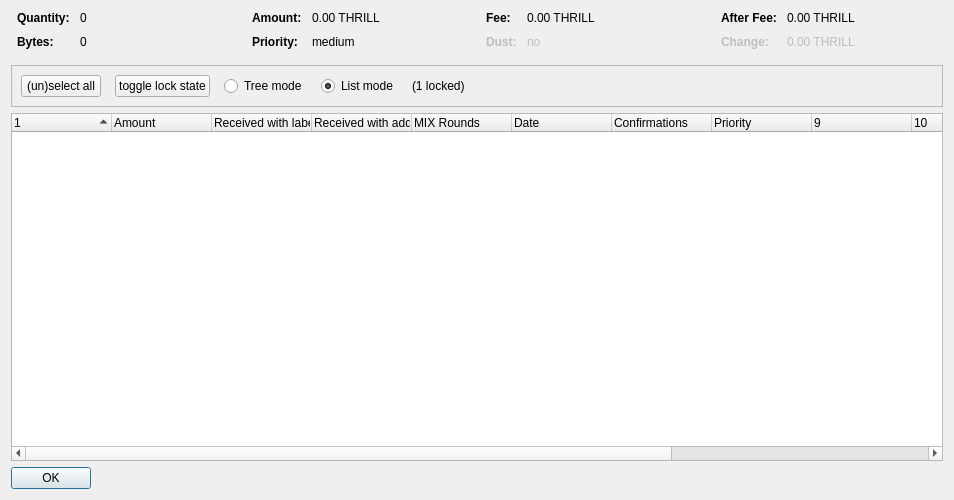
<?xml version="1.0" encoding="UTF-8"?>
<ui version="4.0">
 <class>CoinControlDialog</class>
 <widget class="QDialog" name="CoinControlDialog">
  <property name="geometry">
   <rect>
    <x>0</x>
    <y>0</y>
    <width>954</width>
    <height>500</height>
   </rect>
  </property>
  <property name="windowTitle">
   <string>Coin Selection</string>
  </property>
  <layout class="QVBoxLayout" name="verticalLayout">
   <item>
    <layout class="QHBoxLayout" name="horizontalLayoutTop" stretch="0,0,0,0">
     <property name="topMargin">
      <number>0</number>
     </property>
     <property name="bottomMargin">
      <number>10</number>
     </property>
     <item>
      <layout class="QFormLayout" name="formLayoutCoinControl1">
       <property name="horizontalSpacing">
        <number>10</number>
       </property>
       <property name="verticalSpacing">
        <number>10</number>
       </property>
       <property name="leftMargin">
        <number>6</number>
       </property>
       <property name="rightMargin">
        <number>6</number>
       </property>
       <item row="0" column="0">
        <widget class="QLabel" name="labelCoinControlQuantityText">
         <property name="font">
          <font>
           <weight>75</weight>
           <bold>true</bold>
          </font>
         </property>
         <property name="text">
          <string>Quantity:</string>
         </property>
        </widget>
       </item>
       <item row="0" column="1">
        <widget class="QLabel" name="labelCoinControlQuantity">
         <property name="cursor">
          <cursorShape>IBeamCursor</cursorShape>
         </property>
         <property name="contextMenuPolicy">
          <enum>Qt::ActionsContextMenu</enum>
         </property>
         <property name="text">
          <string notr="true">0</string>
         </property>
         <property name="textInteractionFlags">
          <set>Qt::LinksAccessibleByMouse|Qt::TextSelectableByKeyboard|Qt::TextSelectableByMouse</set>
         </property>
        </widget>
       </item>
       <item row="1" column="0">
        <widget class="QLabel" name="labelCoinControlBytesText">
         <property name="font">
          <font>
           <weight>75</weight>
           <bold>true</bold>
          </font>
         </property>
         <property name="text">
          <string>Bytes:</string>
         </property>
        </widget>
       </item>
       <item row="1" column="1">
        <widget class="QLabel" name="labelCoinControlBytes">
         <property name="cursor">
          <cursorShape>IBeamCursor</cursorShape>
         </property>
         <property name="contextMenuPolicy">
          <enum>Qt::ActionsContextMenu</enum>
         </property>
         <property name="text">
          <string notr="true">0</string>
         </property>
         <property name="textInteractionFlags">
          <set>Qt::LinksAccessibleByMouse|Qt::TextSelectableByKeyboard|Qt::TextSelectableByMouse</set>
         </property>
        </widget>
       </item>
      </layout>
     </item>
     <item>
      <layout class="QFormLayout" name="formLayoutCoinControl2">
       <property name="horizontalSpacing">
        <number>10</number>
       </property>
       <property name="verticalSpacing">
        <number>10</number>
       </property>
       <property name="leftMargin">
        <number>6</number>
       </property>
       <property name="rightMargin">
        <number>6</number>
       </property>
       <item row="0" column="0">
        <widget class="QLabel" name="labelCoinControlAmountText">
         <property name="font">
          <font>
           <weight>75</weight>
           <bold>true</bold>
          </font>
         </property>
         <property name="text">
          <string>Amount:</string>
         </property>
        </widget>
       </item>
       <item row="0" column="1">
        <widget class="QLabel" name="labelCoinControlAmount">
         <property name="cursor">
          <cursorShape>IBeamCursor</cursorShape>
         </property>
         <property name="contextMenuPolicy">
          <enum>Qt::ActionsContextMenu</enum>
         </property>
         <property name="text">
          <string notr="true">0.00 THRILL</string>
         </property>
         <property name="textInteractionFlags">
          <set>Qt::LinksAccessibleByMouse|Qt::TextSelectableByKeyboard|Qt::TextSelectableByMouse</set>
         </property>
        </widget>
       </item>
       <item row="1" column="0">
        <widget class="QLabel" name="labelCoinControlPriorityText">
         <property name="font">
          <font>
           <weight>75</weight>
           <bold>true</bold>
          </font>
         </property>
         <property name="text">
          <string>Priority:</string>
         </property>
        </widget>
       </item>
       <item row="1" column="1">
        <widget class="QLabel" name="labelCoinControlPriority">
         <property name="cursor">
          <cursorShape>IBeamCursor</cursorShape>
         </property>
         <property name="contextMenuPolicy">
          <enum>Qt::ActionsContextMenu</enum>
         </property>
         <property name="text">
          <string>medium</string>
         </property>
         <property name="textInteractionFlags">
          <set>Qt::LinksAccessibleByMouse|Qt::TextSelectableByKeyboard|Qt::TextSelectableByMouse</set>
         </property>
        </widget>
       </item>
      </layout>
     </item>
     <item>
      <layout class="QFormLayout" name="formLayoutCoinControl3">
       <property name="horizontalSpacing">
        <number>10</number>
       </property>
       <property name="verticalSpacing">
        <number>10</number>
       </property>
       <property name="leftMargin">
        <number>6</number>
       </property>
       <property name="rightMargin">
        <number>6</number>
       </property>
       <item row="0" column="0">
        <widget class="QLabel" name="labelCoinControlFeeText">
         <property name="font">
          <font>
           <weight>75</weight>
           <bold>true</bold>
          </font>
         </property>
         <property name="text">
          <string>Fee:</string>
         </property>
        </widget>
       </item>
       <item row="0" column="1">
        <widget class="QLabel" name="labelCoinControlFee">
         <property name="cursor">
          <cursorShape>IBeamCursor</cursorShape>
         </property>
         <property name="contextMenuPolicy">
          <enum>Qt::ActionsContextMenu</enum>
         </property>
         <property name="text">
          <string notr="true">0.00 THRILL</string>
         </property>
         <property name="textInteractionFlags">
          <set>Qt::LinksAccessibleByMouse|Qt::TextSelectableByKeyboard|Qt::TextSelectableByMouse</set>
         </property>
        </widget>
       </item>
       <item row="1" column="0">
        <widget class="QLabel" name="labelCoinControlLowOutputText">
         <property name="enabled">
          <bool>false</bool>
         </property>
         <property name="font">
          <font>
           <weight>75</weight>
           <bold>true</bold>
          </font>
         </property>
         <property name="text">
          <string>Dust:</string>
         </property>
        </widget>
       </item>
       <item row="1" column="1">
        <widget class="QLabel" name="labelCoinControlLowOutput">
         <property name="enabled">
          <bool>false</bool>
         </property>
         <property name="cursor">
          <cursorShape>IBeamCursor</cursorShape>
         </property>
         <property name="contextMenuPolicy">
          <enum>Qt::ActionsContextMenu</enum>
         </property>
         <property name="text">
          <string>no</string>
         </property>
         <property name="textInteractionFlags">
          <set>Qt::LinksAccessibleByMouse|Qt::TextSelectableByKeyboard|Qt::TextSelectableByMouse</set>
         </property>
        </widget>
       </item>
      </layout>
     </item>
     <item>
      <layout class="QFormLayout" name="formLayoutCoinControl4">
       <property name="horizontalSpacing">
        <number>10</number>
       </property>
       <property name="verticalSpacing">
        <number>10</number>
       </property>
       <property name="leftMargin">
        <number>6</number>
       </property>
       <property name="rightMargin">
        <number>6</number>
       </property>
       <item row="0" column="0">
        <widget class="QLabel" name="labelCoinControlAfterFeeText">
         <property name="font">
          <font>
           <weight>75</weight>
           <bold>true</bold>
          </font>
         </property>
         <property name="text">
          <string>After Fee:</string>
         </property>
        </widget>
       </item>
       <item row="0" column="1">
        <widget class="QLabel" name="labelCoinControlAfterFee">
         <property name="cursor">
          <cursorShape>IBeamCursor</cursorShape>
         </property>
         <property name="contextMenuPolicy">
          <enum>Qt::ActionsContextMenu</enum>
         </property>
         <property name="text">
          <string notr="true">0.00 THRILL</string>
         </property>
         <property name="textInteractionFlags">
          <set>Qt::LinksAccessibleByMouse|Qt::TextSelectableByKeyboard|Qt::TextSelectableByMouse</set>
         </property>
        </widget>
       </item>
       <item row="1" column="0">
        <widget class="QLabel" name="labelCoinControlChangeText">
         <property name="enabled">
          <bool>false</bool>
         </property>
         <property name="font">
          <font>
           <weight>75</weight>
           <bold>true</bold>
          </font>
         </property>
         <property name="text">
          <string>Change:</string>
         </property>
        </widget>
       </item>
       <item row="1" column="1">
        <widget class="QLabel" name="labelCoinControlChange">
         <property name="enabled">
          <bool>false</bool>
         </property>
         <property name="cursor">
          <cursorShape>IBeamCursor</cursorShape>
         </property>
         <property name="contextMenuPolicy">
          <enum>Qt::ActionsContextMenu</enum>
         </property>
         <property name="text">
          <string notr="true">0.00 THRILL</string>
         </property>
         <property name="textInteractionFlags">
          <set>Qt::LinksAccessibleByMouse|Qt::TextSelectableByKeyboard|Qt::TextSelectableByMouse</set>
         </property>
        </widget>
       </item>
      </layout>
     </item>
    </layout>
   </item>
   <item>
    <widget class="QFrame" name="frame">
     <property name="minimumSize">
      <size>
       <width>0</width>
       <height>40</height>
      </size>
     </property>
     <property name="frameShape">
      <enum>QFrame::StyledPanel</enum>
     </property>
     <property name="frameShadow">
      <enum>QFrame::Sunken</enum>
     </property>
     <layout class="QHBoxLayout" name="horizontalLayout">
      <item>
       <layout class="QHBoxLayout" name="horizontalLayoutPanel" stretch="0,0,0,0,0,0">
        <property name="spacing">
         <number>14</number>
        </property>
        <item>
         <widget class="QPushButton" name="pushButtonSelectAll">
          <property name="sizePolicy">
           <sizepolicy hsizetype="Maximum" vsizetype="Fixed">
            <horstretch>0</horstretch>
            <verstretch>0</verstretch>
           </sizepolicy>
          </property>
          <property name="text">
           <string>(un)select all</string>
          </property>
          <property name="autoDefault">
           <bool>false</bool>
          </property>
         </widget>
        </item>
        <item>
         <widget class="QPushButton" name="pushButtonToggleLock">
          <property name="sizePolicy">
           <sizepolicy hsizetype="Maximum" vsizetype="Fixed">
            <horstretch>0</horstretch>
            <verstretch>0</verstretch>
           </sizepolicy>
          </property>
          <property name="text">
           <string>toggle lock state</string>
          </property>
          <property name="autoDefault">
           <bool>false</bool>
          </property>
         </widget>
        </item>
        <item>
         <widget class="QRadioButton" name="radioTreeMode">
          <property name="sizePolicy">
           <sizepolicy hsizetype="Maximum" vsizetype="Fixed">
            <horstretch>0</horstretch>
            <verstretch>0</verstretch>
           </sizepolicy>
          </property>
          <property name="text">
           <string>Tree mode</string>
          </property>
         </widget>
        </item>
        <item>
         <widget class="QRadioButton" name="radioListMode">
          <property name="sizePolicy">
           <sizepolicy hsizetype="Maximum" vsizetype="Fixed">
            <horstretch>0</horstretch>
            <verstretch>0</verstretch>
           </sizepolicy>
          </property>
          <property name="text">
           <string>List mode</string>
          </property>
          <property name="checked">
           <bool>true</bool>
          </property>
         </widget>
        </item>
        <item>
         <widget class="QLabel" name="labelLocked">
          <property name="text">
           <string>(1 locked)</string>
          </property>
         </widget>
        </item>
        <item>
         <spacer name="horizontalSpacer">
          <property name="orientation">
           <enum>Qt::Horizontal</enum>
          </property>
          <property name="sizeHint" stdset="0">
           <size>
            <width>40</width>
            <height>20</height>
           </size>
          </property>
         </spacer>
        </item>
       </layout>
      </item>
     </layout>
    </widget>
   </item>
   <item>
    <widget class="CoinControlTreeWidget" name="treeWidget">
     <property name="contextMenuPolicy">
      <enum>Qt::CustomContextMenu</enum>
     </property>
     <property name="sortingEnabled">
      <bool>false</bool>
     </property>
     <property name="columnCount">
      <number>13</number>
     </property>
     <attribute name="headerShowSortIndicator" stdset="0">
      <bool>true</bool>
     </attribute>
     <attribute name="headerStretchLastSection">
      <bool>false</bool>
     </attribute>
     <column>
      <property name="text">
       <string/>
      </property>
     </column>
     <column>
      <property name="text">
       <string>Amount</string>
      </property>
     </column>
     <column>
      <property name="text">
       <string>Received with label</string>
      </property>
     </column>
     <column>
      <property name="text">
       <string>Received with address</string>
      </property>
     </column>
     <column>
      <property name="text">
       <string>MIX Rounds</string>
      </property>
     </column>
     <column>
      <property name="text">
       <string>Date</string>
      </property>
     </column>
     <column>
      <property name="text">
       <string>Confirmations</string>
      </property>
      <property name="toolTip">
       <string>Confirmed</string>
      </property>
     </column>
     <column>
      <property name="text">
       <string>Priority</string>
      </property>
     </column>
     <column>
      <property name="text">
       <string/>
      </property>
     </column>
     <column>
      <property name="text">
       <string/>
      </property>
     </column>
     <column>
      <property name="text">
       <string/>
      </property>
     </column>
     <column>
      <property name="text">
       <string/>
      </property>
     </column>
     <column>
      <property name="text">
       <string/>
      </property>
     </column>
    </widget>
   </item>
   <item>
    <widget class="QDialogButtonBox" name="buttonBox">
     <property name="sizePolicy">
      <sizepolicy hsizetype="Maximum" vsizetype="Fixed">
       <horstretch>0</horstretch>
       <verstretch>0</verstretch>
      </sizepolicy>
     </property>
     <property name="orientation">
      <enum>Qt::Horizontal</enum>
     </property>
     <property name="standardButtons">
      <set>QDialogButtonBox::Ok</set>
     </property>
    </widget>
   </item>
  </layout>
 </widget>
 <customwidgets>
  <customwidget>
   <class>CoinControlTreeWidget</class>
   <extends>QTreeWidget</extends>
   <header>coincontroltreewidget.h</header>
  </customwidget>
 </customwidgets>
 <resources/>
 <connections/>
</ui>
